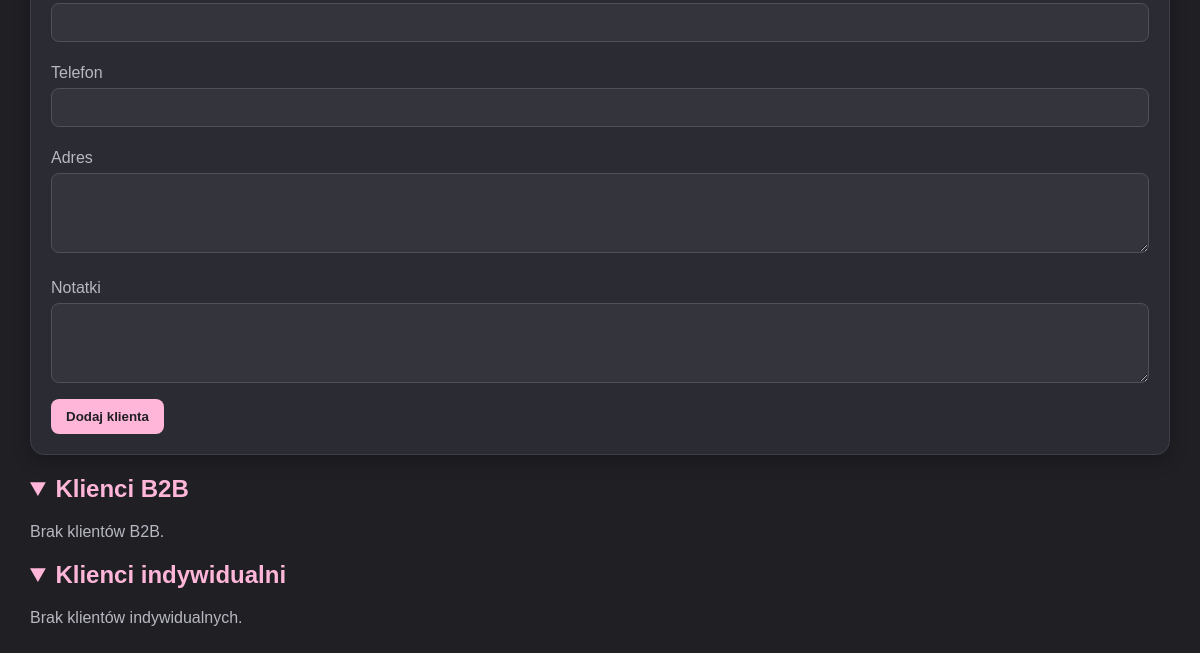
/clients (signed in, lower part), run on an earlier commit of the app's database.
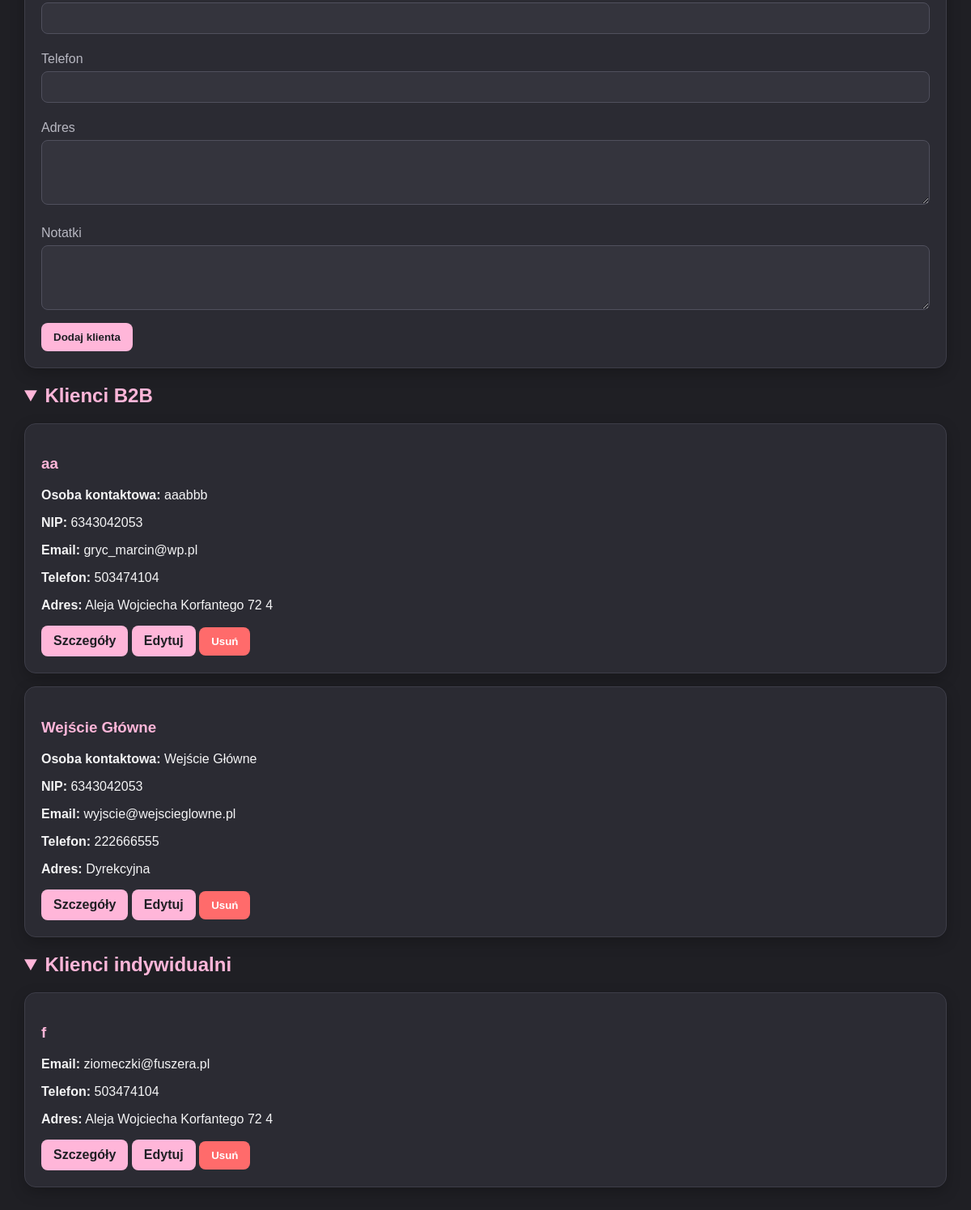
And on a later commit of the database.
### tables this page shows
CREATE TABLE clients (
            id INTEGER PRIMARY KEY AUTOINCREMENT,
            type TEXT NOT NULL,
            name TEXT NOT NULL,
            company TEXT,
            nip TEXT,
            email TEXT,
            phone TEXT,
            address TEXT,
            notes TEXT
        );

### app.py (the view, shortened to what this page needs)
@app.route("/clients", methods=["GET", "POST"])
@login_required
def clients():
    conn = get_db()
    b2b = conn.execute("SELECT * FROM clients WHERE type='b2b' ORDER BY id DESC").fetchall()
    individual = conn.execute("SELECT * FROM clients WHERE type='individual' ORDER BY id DESC").fetchall()
    conn.close()
    return render_template("clients.html", b2b=b2b, individual=individual)

### app.py (called while the page is built)
def get_db():
    conn = sqlite3.connect(DB_NAME)
    conn.row_factory = sqlite3.Row
    return conn

def login_required(function):
    @wraps(function)
    def wrapper(*args, **kwargs):
        if not session.get("logged_in"):
            return redirect(url_for("login"))
        return function(*args, **kwargs)
    return wrapper

### templates/clients.html (shortened to what this page needs)
{% extends "base.html" %}
{% block content %}
<div class="card">
    <form method="post">
        <input name="email" type="email">
        <label>Telefon</label>
        <input name="phone">
        <label>Adres</label>
        <textarea name="address"></textarea>
        <label>Notatki</label>
        <textarea name="notes"></textarea>
        <button type="submit">Dodaj klienta</button>
    </form>
</div>
<details open>
    <summary>Klienci B2B</summary>
    {% for client in b2b %}
    <div class="card">
        <h3>{{ client["company"] or client["name"] }}</h3>
        <p><strong>Osoba kontaktowa:</strong> {{ client["name"] }}</p>
        <p><strong>NIP:</strong> {{ client["nip"] }}</p>
        <p><strong>Email:</strong> {{ client["email"] }}</p>
        <p><strong>Telefon:</strong> {{ client["phone"] }}</p>
        <p><strong>Adres:</strong> {{ client["address"] }}</p>
        <a class="btn" href="/clients/{{ client['id'] }}">Szczegóły</a>
        <a class="btn" href="/clients/edit/{{ client['id'] }}">Edytuj</a>
        <form method="post" action="/clients/delete/{{ client['id'] }}" class="inline">
            <button class="delete" type="submit" onclick="return confirm('Na pewno usunąć klienta?')">Usuń</button>
        </form>
    </div>
    {% else %}
    <p class="muted">Brak klientów B2B.</p>
    {% endfor %}
</details>
<details open>
    <summary>Klienci indywidualni</summary>
    {% for client in individual %}
    <div class="card">
        <h3>{{ client["name"] }}</h3>
        <p><strong>Email:</strong> {{ client["email"] }}</p>
        <p><strong>Telefon:</strong> {{ client["phone"] }}</p>
        <p><strong>Adres:</strong> {{ client["address"] }}</p>
        <a class="btn" href="/clients/{{ client['id'] }}">Szczegóły</a>
        <a class="btn" href="/clients/edit/{{ client['id'] }}">Edytuj</a>
        <form method="post" action="/clients/delete/{{ client['id'] }}" class="inline">
            <button class="delete" type="submit" onclick="return confirm('Na pewno usunąć klienta?')">Usuń</button>
        </form>
    </div>
    {% else %}
    <p class="muted">Brak klientów indywidualnych.</p>
    {% endfor %}
</details>
{% endblock %}

What changed in the data, as far as the page shows it:
added clients: company "aa", name "aaabbb", nip "6343042053", email "gryc_marcin@wp.pl", phone "503474104", address "Aleja Wojciecha Korfantego 72 4", shown under "Klienci B2B"
added clients: company+name "Wejście Główne", name "Wejście Główne", nip "6343042053", email "wyjscie@wejscieglowne.pl", phone "222666555", address "Dyrekcyjna", shown under "Klienci B2B"
added clients: name "f", email "ziomeczki@fuszera.pl", phone "503474104", address "Aleja Wojciecha Korfantego 72 4", shown under "Klienci indywidualni"
Also different on the page:
text no longer shown: "Brak klientów B2B. Brak klientów indywidualnych."
